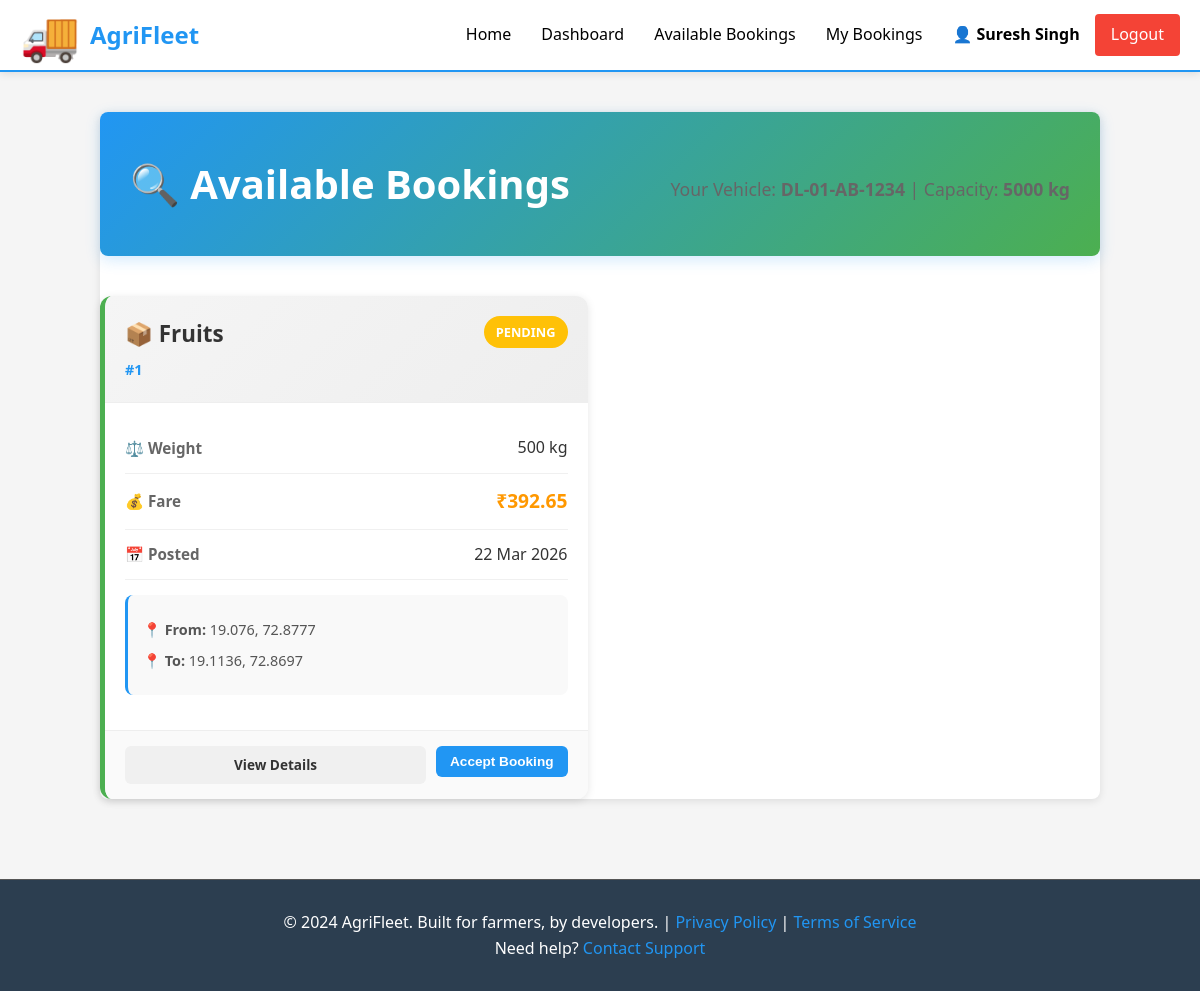
The page /driver/available (signed in) on the database as committed earlier.
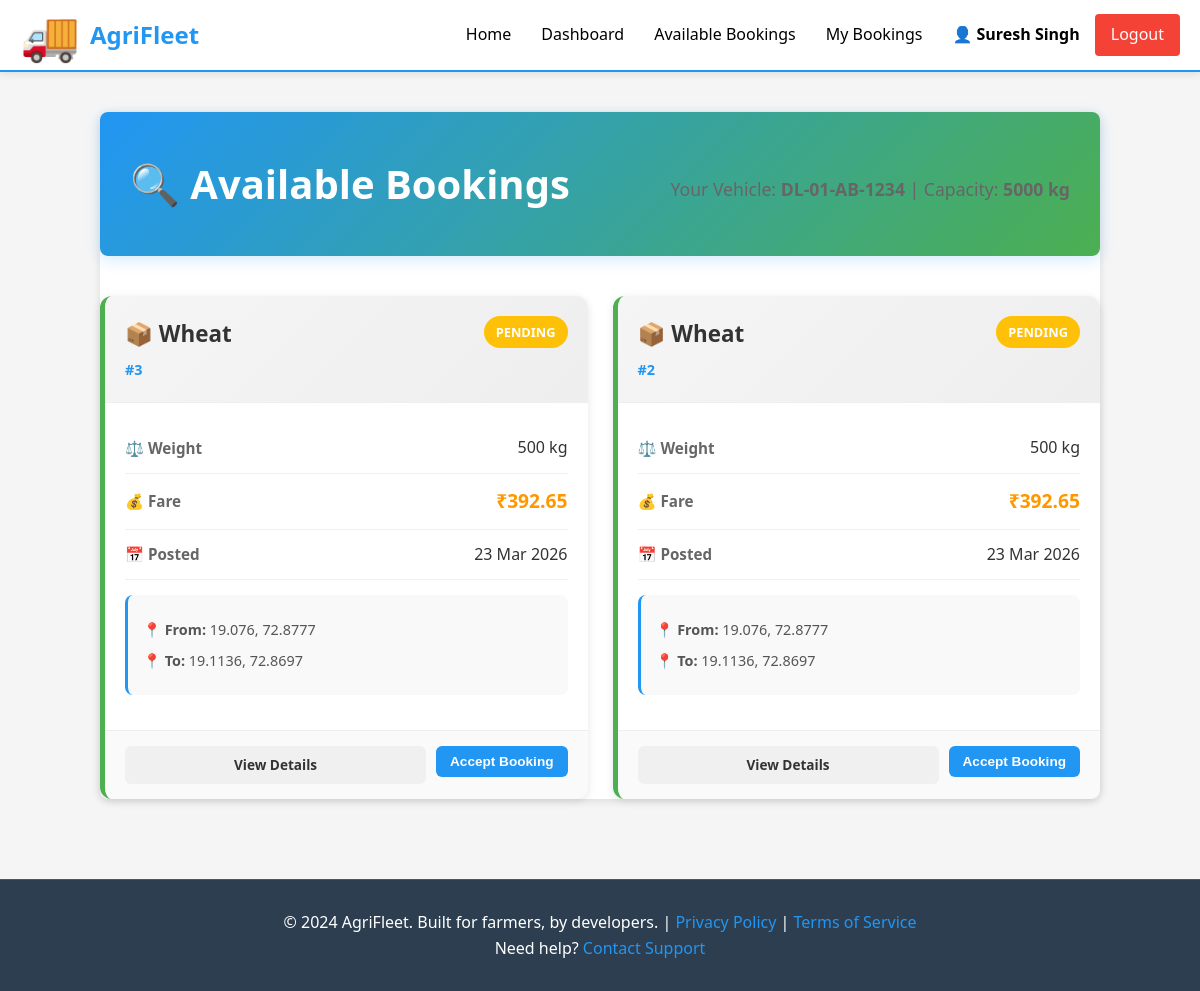
The same page on the database as committed later.
### models.py (models this page shows, shortened)
class User(db.Model):
    __tablename__ = 'users'
    id = db.Column(db.Integer, primary_key=True)
    email = db.Column(db.String(255), unique=True, nullable=False, index=True)
    password_hash = db.Column(db.String(255), nullable=False)
    role = db.Column(db.String(20), nullable=False, default='farmer')
    full_name = db.Column(db.String(255), nullable=False)
    phone_number = db.Column(db.String(20))
    created_at = db.Column(db.DateTime, default=datetime.utcnow)
    driver = db.relationship('Driver', back_populates='user', uselist=False, cascade='all, delete-orphan')
    farmer_bookings = db.relationship('Booking', foreign_keys='Booking.farmer_id', back_populates='farmer', cascade='all, delete-orphan')
    driver_bookings = db.relationship('Booking', foreign_keys='Booking.driver_id', back_populates='driver_user', cascade='all, delete-orphan')
    def is_farmer(self):
        return self.role == 'farmer'
    def is_driver(self):
        return self.role == 'driver'

class Driver(db.Model):
    __tablename__ = 'drivers'
    id = db.Column(db.Integer, primary_key=True)
    user_id = db.Column(db.Integer, db.ForeignKey('users.id'), unique=True, nullable=False)
    vehicle_type = db.Column(db.String(100), nullable=False)
    vehicle_number = db.Column(db.String(50), unique=True, nullable=False)
    capacity_kg = db.Column(db.Integer, nullable=False)
    is_available = db.Column(db.Boolean, default=False)
    latitude = db.Column(db.Float)
    longitude = db.Column(db.Float)
    total_earnings = db.Column(db.Float, default=0)
    created_at = db.Column(db.DateTime, default=datetime.utcnow)
    user = db.relationship('User', back_populates='driver')

class Booking(db.Model):
    __tablename__ = 'bookings'
    id = db.Column(db.Integer, primary_key=True)
    farmer_id = db.Column(db.Integer, db.ForeignKey('users.id'), nullable=False)
    driver_id = db.Column(db.Integer, db.ForeignKey('users.id'), nullable=True)
    pickup_latitude = db.Column(db.Float, nullable=False)
    pickup_longitude = db.Column(db.Float, nullable=False)
    dropoff_latitude = db.Column(db.Float, nullable=False)
    dropoff_longitude = db.Column(db.Float, nullable=False)
    goods_type = db.Column(db.String(255), nullable=False)
    weight_kg = db.Column(db.Integer, nullable=False)
    estimated_fare = db.Column(db.Float, nullable=False)
    final_fare = db.Column(db.Float)
    status = db.Column(db.String(20), default='PENDING', nullable=False)
    created_at = db.Column(db.DateTime, default=datetime.utcnow)
    accepted_at = db.Column(db.DateTime)
    completed_at = db.Column(db.DateTime)
    farmer = db.relationship('User', foreign_keys=[farmer_id], back_populates='farmer_bookings')
    driver_user = db.relationship('User', foreign_keys=[driver_id], back_populates='driver_bookings')

### routes/driver_routes.py (the view)
@driver_bp.route('/available')
@driver_required
def available_bookings():
    current_user = get_current_user()
    driver = Driver.query.filter_by(user_id=current_user.id).first()
    if not driver:
        flash('Driver profile not found', 'danger')
        return redirect(url_for('index'))
    bookings = Booking.query.filter(
        Booking.status == 'PENDING',
        Booking.driver_id == None  # Not assigned to anyone
    ).order_by(Booking.created_at.desc()).all()
    return render_template(
        'driver/available_bookings.html',
        bookings=bookings,
        driver=driver
    )

### app.py (called while the page is built)
def create_app(config_class=None):
    app = Flask(__name__, template_folder='templates', static_folder='static')
    if config_class is None:
        config_class = config
    app.config.from_object(config_class)
    db.init_app(app)
    app.register_blueprint(auth_bp)
    app.register_blueprint(farmer_bp)
    app.register_blueprint(driver_bp)
    @app.context_processor
    def inject_user():
        return {'current_user': get_current_user()}
    @app.errorhandler(404)
    def not_found(error):
        return render_template('errors/404.html'), 404
    @app.errorhandler(500)
    def server_error(error):
        return render_template('errors/500.html'), 500
    @app.route('/')
    def index():
        """Landing page"""
        return render_template('index.html')
    with app.app_context():
        db.create_all()
        logger.info('Database tables created')
    return app

### auth.py (called while the page is built)
def get_current_user():
    user_id = session.get('user_id')
    if user_id:
        return User.query.get(user_id)
    return None

def is_logged_in():
    return 'user_id' in session

def driver_required(f):
    @wraps(f)
    def decorated_function(*args, **kwargs):
        if not is_logged_in():
            flash('Please log in first', 'warning')
            return redirect(url_for('auth.login'))
        user = get_current_user()
        if not user or not user.is_driver():
            flash('Only drivers can access this page', 'danger')
            return redirect(url_for('index'))
        return f(*args, **kwargs)
    return decorated_function

### templates/driver/available_bookings.html (shortened to what this page needs)
{% extends "base.html" %}
{% block content %}
<div class="list-container">
    <div class="list-header">
        <h1>🔍 Available Bookings</h1>
        <p style="color: #666; margin-top: 10px;">Your Vehicle: <strong>{{ driver.vehicle_number }}</strong> | Capacity: <strong>{{ driver.capacity_kg }} kg</strong></p>
    </div>
    {% if bookings %}
        <div class="bookings-grid">
            {% for booking in bookings %}
                <div class="booking-card">
                    <div class="card-header">
                        <div class="card-title">
                            <h3>📦 {{ booking.goods_type }}</h3>
                            <span class="booking-id">#{{ booking.id }}</span>
                        </div>
                        <span class="status-badge status-pending">PENDING</span>
                    </div>
                    <div class="card-content">
                        <div class="info-row">
                            <span class="info-label">⚖️ Weight</span>
                            <span class="info-value">{{ booking.weight_kg }} kg</span>
                        </div>
                        <div class="info-row">
                            <span class="info-label">💰 Fare</span>
                            <span class="info-value fare-amount">₹{{ booking.estimated_fare }}</span>
                        </div>
                        <div class="info-row">
                            <span class="info-label">📅 Posted</span>
                            <span class="info-value">{{ booking.created_at.strftime('%d %b %Y') }}</span>
                        </div>
                        <div class="location-box">
                            <p><strong>📍 From:</strong> {{ booking.pickup_latitude }}, {{ booking.pickup_longitude }}</p>
                            <p><strong>📍 To:</strong> {{ booking.dropoff_latitude }}, {{ booking.dropoff_longitude }}</p>
                        </div>
                    </div>
                    <div class="card-footer">
                        <a href="{{ url_for('driver.booking_details', booking_id=booking.id) }}" class="btn btn-secondary btn-sm">View Details</a>
                        {% if booking.weight_kg <= driver.capacity_kg %}
                            <form method="POST" action="{{ url_for('driver.accept_booking_handler', booking_id=booking.id) }}" style="display: inline;">
                                <button type="submit" class="btn btn-primary btn-sm">Accept Booking</button>
                            </form>
                        {% else %}
                            <button class="btn btn-disabled btn-sm" disabled>Cannot Accept</button>
                        {% endif %}
                    </div>
                </div>
            {% endfor %}
        </div>
    {% endif %}
</div>
{% endblock %}

### templates/base.html (shortened to what this page needs)
<!DOCTYPE html>
<html lang="en">
<head>
    <link rel="stylesheet" href="{{ url_for('static', filename='css/style.css') }}">
    <link rel="stylesheet" href="{{ url_for('static', filename='css/responsive.css') }}">
    <link rel="stylesheet" href="{{ url_for('static', filename='css/animations.css') }}">
</head>
<body>
    <nav class="navbar">
        <div class="navbar-container">
            <div class="navbar-brand">
                <a href="{{ url_for('index') }}" class="brand-logo">
                    <span class="brand-icon">🚚</span>
                    <span class="brand-text">AgriFleet</span>
                </a>
            </div>
            <ul class="navbar-menu">
                {% if current_user %}
                    <li><a href="{{ url_for('index') }}" class="nav-link">Home</a></li>
                    {% if current_user.is_farmer() %}
                        <li><a href="{{ url_for('farmer.dashboard') }}" class="nav-link">Dashboard</a></li>
                        <li><a href="{{ url_for('farmer.create_booking_page') }}" class="nav-link">New Booking</a></li>
                        <li><a href="{{ url_for('farmer.bookings') }}" class="nav-link">My Bookings</a></li>
                    {% elif current_user.is_driver() %}
                        <li><a href="{{ url_for('driver.dashboard') }}" class="nav-link">Dashboard</a></li>
                        <li><a href="{{ url_for('driver.available_bookings') }}" class="nav-link">Available Bookings</a></li>
                        <li><a href="{{ url_for('driver.bookings') }}" class="nav-link">My Bookings</a></li>
                    {% elif current_user.is_admin() %}
                        <li><a href="{{ url_for('index') }}" class="nav-link">Admin</a></li>
                    {% endif %}
                    <li class="nav-user-menu">
                        <span class="nav-user-name">👤 {{ current_user.full_name }}</span>
                        <a href="{{ url_for('auth.logout') }}" class="nav-link logout-btn">Logout</a>
                    </li>
                {% else %}
                    <li><a href="{{ url_for('index') }}" class="nav-link">Home</a></li>
                    <li><a href="{{ url_for('auth.login') }}" class="nav-link">Login</a></li>
                    <li><a href="{{ url_for('auth.signup') }}" class="nav-link signup-btn">Sign Up</a></li>
                {% endif %}
            </ul>
        </div>
    </nav>
    <main class="main-container">
        {% block content %}
        {% endblock %}
    </main>
    <footer class="footer">
        <div class="footer-content">
            <p>&copy; 2024 AgriFleet. Built for farmers, by developers. | <a href="#">Privacy Policy</a> | <a href="#">Terms of Service</a></p>
            <p>Need help? <a href="mailto:support@AgriFleet.com">Contact Support</a></p>
        </div>
    </footer>
</body>
</html>

### static/css/style.css (style rules this page uses)
:root { --primary-color: #2196F3; --secondary-color: #4CAF50; --accent-color: #FF9800; --danger-color: #F44336; --warning-color: #FFC107; --bg-light: #F5F5F5; --border-color: #DDD; --text-dark: #000; --text-light: #333; --shadow: 0 2px 8px rgba(0,0,0,0.1); }
* { margin: 0; padding: 0; box-sizing: border-box; }
html, body { height: 100%; background: var(--bg-light); }
body { font-family: 'Segoe UI', Tahoma, Geneva, Verdana, sans-serif; line-height: 1.6; color: var(--text-dark); display: flex; flex-direction: column; }
main { flex: 1; }
h1, h2, h3, h4, h5, h6 { margin-bottom: 10px; color: var(--text-dark); font-weight: 600; }
h1 { font-size: 2.5em; }
h3 { font-size: 1.5em; }
a { color: var(--primary-color); text-decoration: none; }
.navbar { background: white; box-shadow: var(--shadow); position: sticky; top: 0; z-index: 100; border-bottom: 2px solid var(--primary-color); }
.navbar-container { max-width: 1200px; margin: 0 auto; padding: 0 20px; display: flex; justify-content: space-between; align-items: center; height: 70px; }
.navbar-brand { font-size: 1.5em; font-weight: bold; }
.brand-logo { display: flex; align-items: center; gap: 10px; color: var(--primary-color); text-decoration: none; }
.brand-icon { font-size: 2em; }
.brand-text { font-weight: bold; }
.navbar-menu { display: flex; list-style: none; gap: 30px; align-items: center; }
.nav-link { color: var(--text-dark); text-decoration: none; transition: color 0.3s ease; font-weight: 500; }
.logout-btn { background: var(--danger-color); color: white !important; padding: 8px 16px; border-radius: 4px; display: inline-block; }
.nav-user-menu { display: flex; gap: 15px; align-items: center; }
.nav-user-name { font-weight: bold; }
.btn { display: inline-block; padding: 10px 20px; border: none; border-radius: 4px; cursor: pointer; font-size: 1em; transition: all 0.3s ease; text-decoration: none; text-align: center; font-weight: 500; }
.btn-primary { background: var(--primary-color); color: white; }
.btn-secondary { background: var(--secondary-color); color: white; }
.main-container { max-width: 1200px; margin: 0 auto; padding: 40px 20px; width: 100%; flex: 1; }
.status-badge { display: inline-block; padding: 6px 12px; border-radius: 20px; font-size: 0.85em; font-weight: 600; }
.status-pending { background: #FFC107; color: white; }
.footer { background: #2c3e50; color: white; padding: 30px 20px; text-align: center; border-top: 1px solid #555; margin-top: auto; }
.footer-content { max-width: 1200px; margin: 0 auto; }
.footer a { color: var(--primary-color); }
.list-container { background: white; padding: 30px; border-radius: 8px; box-shadow: var(--shadow); }
.list-header { display: flex; justify-content: space-between; align-items: center; margin-bottom: 30px; }
.list-header h1 { margin: 0; }
.status-badge { padding: 8px 16px; border-radius: 20px; font-weight: bold; font-size: 0.9em; }

### static/css/animations.css (style rules this page uses)
body { animation: fadeIn 0.3s ease-in; }
.btn { transition: all 0.3s ease; }
a { transition: color 0.3s ease; }
.stat-card, .feature-card, .booking-card, .auth-card { transition: transform 0.3s ease, box-shadow 0.3s ease; }
.status-badge { transition: transform 0.3s ease; }
.nav-link { transition: all 0.3s ease; position: relative; }
.nav-link:not(.signup-btn):not(.logout-btn)::after { content: ''; position: absolute; bottom: -5px; left: 0; width: 0; height: 2px; background: var(--primary-color); transition: width 0.3s ease; }
html { scroll-behavior: smooth; }

Rows that differ between the two databases and show on the page:
no longer on this page (row edited): Booking: goods_type "Fruits", id "1", weight_kg "500", estimated_fare "392.65", created_at "22 Mar 2026", pickup_latitude "19.076", pickup_longitude "72.8777", dropoff_latitude "19.1136", dropoff_longitude "72.8697"
added Booking: goods_type "Wheat", id "3", weight_kg "500", estimated_fare "392.65", created_at "23 Mar 2026", pickup_latitude "19.076", pickup_longitude "72.8777", dropoff_latitude "19.1136", dropoff_longitude "72.8697"
added Booking: goods_type "Wheat", id "2", weight_kg "500", estimated_fare "392.65", created_at "23 Mar 2026", pickup_latitude "19.076", pickup_longitude "72.8777", dropoff_latitude "19.1136", dropoff_longitude "72.8697"
